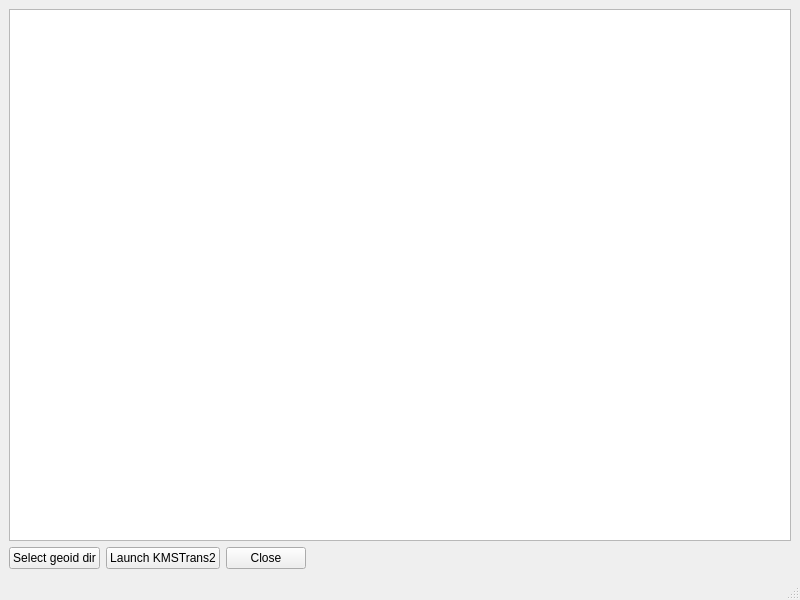
<?xml version="1.0" encoding="UTF-8"?>
<ui version="4.0">
 <class>LauncherWindow</class>
 <widget class="QMainWindow" name="LauncherWindow">
  <property name="geometry">
   <rect>
    <x>0</x>
    <y>0</y>
    <width>800</width>
    <height>600</height>
   </rect>
  </property>
  <property name="windowTitle">
   <string>KMSTrans2 Launcher</string>
  </property>
  <widget class="QWidget" name="centralwidget">
   <layout class="QVBoxLayout" name="verticalLayout">
    <item>
     <widget class="QTextEdit" name="txt_log"/>
    </item>
    <item>
     <layout class="QHBoxLayout" name="horizontalLayout">
      <item>
       <widget class="QPushButton" name="bt_geoids">
        <property name="text">
         <string>Select geoid dir</string>
        </property>
       </widget>
      </item>
      <item>
       <widget class="QPushButton" name="bt_launch">
        <property name="text">
         <string>Launch KMSTrans2</string>
        </property>
       </widget>
      </item>
      <item>
       <widget class="QPushButton" name="bt_close">
        <property name="text">
         <string>Close</string>
        </property>
       </widget>
      </item>
      <item>
       <spacer name="horizontalSpacer">
        <property name="orientation">
         <enum>Qt::Horizontal</enum>
        </property>
        <property name="sizeHint" stdset="0">
         <size>
          <width>40</width>
          <height>20</height>
         </size>
        </property>
       </spacer>
      </item>
     </layout>
    </item>
   </layout>
  </widget>
  <widget class="QMenuBar" name="menubar">
   <property name="geometry">
    <rect>
     <x>0</x>
     <y>0</y>
     <width>800</width>
     <height>21</height>
    </rect>
   </property>
  </widget>
  <widget class="QStatusBar" name="statusbar"/>
 </widget>
 <resources/>
 <connections/>
</ui>
